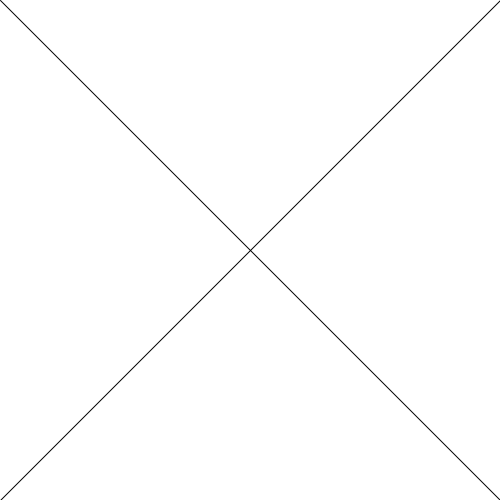
Frame 1 (no input)
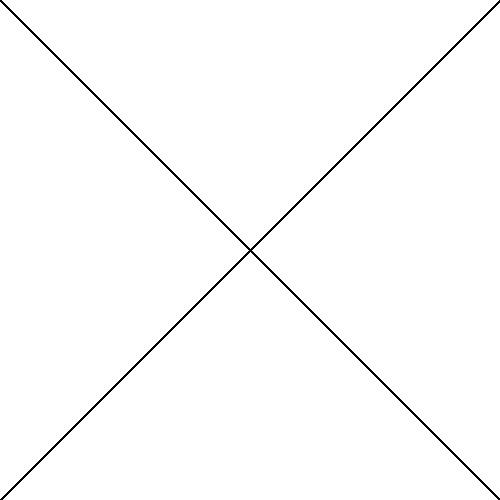
Frame 60 (the mouse pressed at the canvas centre just before this capture)
Frame 120 (the mouse held since frame 60 and released just before this capture): identical to frame 60, image omitted

The Processing sketch that drew these frames (run headless with seeded random() and noise(); from frame 60 on, the mouse is pressed at the canvas centre):

// Processing sketch: Dibujando_Lineas
// ── Dibujando_Lineas.pde
void setup() {
  size(500, 500); 
  background(255);
}

void draw() {
  fill(255);
  line(0,0,width, height);
  line(0,height, width, 0);
}
